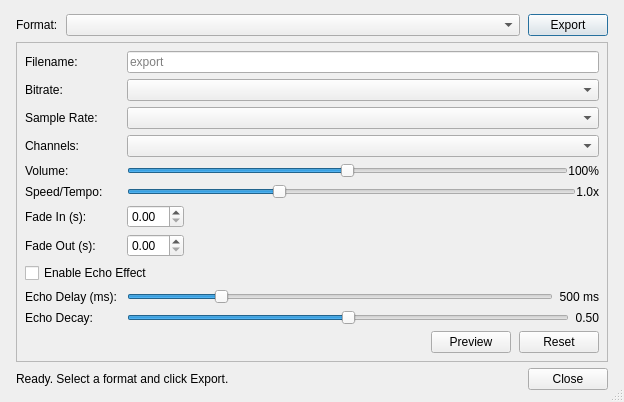
<?xml version="1.0" encoding="UTF-8"?>
<ui version="4.0">
 <class>AudioExportDialog</class>
 <widget class="QDialog" name="AudioExportDialog">
  <property name="geometry">
   <rect>
    <x>0</x>
    <y>0</y>
    <width>624</width>
    <height>92</height>
   </rect>
  </property>
  <property name="windowTitle">
   <string>Export Audio</string>
  </property>
  <property name="sizeGripEnabled">
   <bool>true</bool>
  </property>
  <layout class="QVBoxLayout" name="mainLayout">
   <property name="spacing">
    <number>6</number>
   </property>
   <property name="leftMargin">
    <number>16</number>
   </property>
   <property name="topMargin">
    <number>14</number>
   </property>
   <property name="rightMargin">
    <number>16</number>
   </property>
   <property name="bottomMargin">
    <number>12</number>
   </property>
   <item>
    <layout class="QHBoxLayout" name="quickRow">
     <property name="spacing">
      <number>8</number>
     </property>
     <item>
      <widget class="QLabel" name="fmtLabel">
       <property name="text">
        <string>Format:</string>
       </property>
      </widget>
     </item>
     <item>
      <widget class="QComboBox" name="formatCombo">
       <property name="sizePolicy">
        <sizepolicy hsizetype="Expanding" vsizetype="Fixed">
         <horstretch>0</horstretch>
         <verstretch>0</verstretch>
        </sizepolicy>
       </property>
      </widget>
     </item>
     <item>
      <widget class="QPushButton" name="exportBtn">
       <property name="text">
        <string>Export</string>
       </property>
       <property name="default">
        <bool>true</bool>
       </property>
      </widget>
     </item>
    </layout>
   </item>
   <item>
    <widget class="QFrame" name="advancedGroup">
     <property name="visible">
      <bool>false</bool>
     </property>
     <property name="frameShape">
      <enum>QFrame::Shape::StyledPanel</enum>
     </property>
     <property name="frameShadow">
      <enum>QFrame::Shadow::Sunken</enum>
     </property>
     <layout class="QFormLayout" name="advancedForm">
      <property name="horizontalSpacing">
       <number>10</number>
      </property>
      <property name="verticalSpacing">
       <number>6</number>
      </property>
      <property name="leftMargin">
       <number>8</number>
      </property>
      <property name="topMargin">
       <number>8</number>
      </property>
      <property name="rightMargin">
       <number>8</number>
      </property>
      <property name="bottomMargin">
       <number>8</number>
      </property>
      <item row="0" column="0">
       <widget class="QLabel" name="fnLabel">
        <property name="text">
         <string>Filename:</string>
        </property>
       </widget>
      </item>
      <item row="0" column="1">
       <widget class="QLineEdit" name="filenameEdit">
        <property name="placeholderText">
         <string>export</string>
        </property>
       </widget>
      </item>
      <item row="1" column="0">
       <widget class="QLabel" name="bitrateLabel">
        <property name="text">
         <string>Bitrate:</string>
        </property>
       </widget>
      </item>
      <item row="1" column="1">
       <widget class="QComboBox" name="bitrateCombo"/>
      </item>
      <item row="2" column="0">
       <widget class="QLabel" name="srLabel">
        <property name="text">
         <string>Sample Rate:</string>
        </property>
       </widget>
      </item>
      <item row="2" column="1">
       <widget class="QComboBox" name="sampleRateCombo"/>
      </item>
      <item row="3" column="0">
       <widget class="QLabel" name="chLabel">
        <property name="text">
         <string>Channels:</string>
        </property>
       </widget>
      </item>
      <item row="3" column="1">
       <widget class="QComboBox" name="channelsCombo"/>
      </item>
      <item row="4" column="0">
       <widget class="QLabel" name="volLabel">
        <property name="text">
         <string>Volume:</string>
        </property>
       </widget>
      </item>
      <item row="4" column="1">
       <layout class="QHBoxLayout" name="volRow">
        <item>
         <widget class="QSlider" name="volumeSlider">
          <property name="minimum">
           <number>0</number>
          </property>
          <property name="maximum">
           <number>200</number>
          </property>
          <property name="value">
           <number>100</number>
          </property>
          <property name="orientation">
           <enum>Qt::Orientation::Horizontal</enum>
          </property>
         </widget>
        </item>
        <item>
         <widget class="QLabel" name="volumeValueLabel">
          <property name="text">
           <string>100%</string>
          </property>
          <property name="minimumWidth">
           <number>42</number>
          </property>
          <property name="alignment">
           <set>Qt::AlignmentFlag::AlignRight|Qt::AlignmentFlag::AlignVCenter</set>
          </property>
         </widget>
        </item>
       </layout>
      </item>
      <item row="5" column="0">
       <widget class="QLabel" name="spdLabel">
        <property name="text">
         <string>Speed/Tempo:</string>
        </property>
       </widget>
      </item>
      <item row="5" column="1">
       <layout class="QHBoxLayout" name="spdRow">
        <item>
         <widget class="QSlider" name="speedSlider">
          <property name="minimum">
           <number>50</number>
          </property>
          <property name="maximum">
           <number>200</number>
          </property>
          <property name="value">
           <number>100</number>
          </property>
          <property name="orientation">
           <enum>Qt::Orientation::Horizontal</enum>
          </property>
         </widget>
        </item>
        <item>
         <widget class="QLabel" name="speedValueLabel">
          <property name="text">
           <string>1.0x</string>
          </property>
          <property name="minimumWidth">
           <number>42</number>
          </property>
          <property name="alignment">
           <set>Qt::AlignmentFlag::AlignRight|Qt::AlignmentFlag::AlignVCenter</set>
          </property>
         </widget>
        </item>
       </layout>
      </item>
      <item row="6" column="0">
       <widget class="QLabel" name="fiLabel">
        <property name="text">
         <string>Fade In (s):</string>
        </property>
       </widget>
      </item>
      <item row="6" column="1">
       <layout class="QHBoxLayout" name="fiRow">
        <item>
         <widget class="QDoubleSpinBox" name="fadeInSpinBox">
          <property name="minimum">
           <double>0.0</double>
          </property>
          <property name="maximum">
           <double>10.0</double>
          </property>
          <property name="singleStep">
           <double>0.1</double>
          </property>
         </widget>
        </item>
        <item>
         <spacer name="fiSpacer">
          <property name="orientation">
           <enum>Qt::Orientation::Horizontal</enum>
          </property>
          <property name="sizeHint" stdset="0">
           <size>
            <width>40</width>
            <height>0</height>
           </size>
          </property>
         </spacer>
        </item>
       </layout>
      </item>
      <item row="7" column="0">
       <widget class="QLabel" name="foLabel">
        <property name="text">
         <string>Fade Out (s):</string>
        </property>
       </widget>
      </item>
      <item row="7" column="1">
       <layout class="QHBoxLayout" name="foRow">
        <item>
         <widget class="QDoubleSpinBox" name="fadeOutSpinBox">
          <property name="minimum">
           <double>0.0</double>
          </property>
          <property name="maximum">
           <double>10.0</double>
          </property>
          <property name="singleStep">
           <double>0.1</double>
          </property>
         </widget>
        </item>
        <item>
         <spacer name="foSpacer">
          <property name="orientation">
           <enum>Qt::Orientation::Horizontal</enum>
          </property>
          <property name="sizeHint" stdset="0">
           <size>
            <width>40</width>
            <height>0</height>
           </size>
          </property>
         </spacer>
        </item>
       </layout>
      </item>
      <item row="8" column="0" colspan="2">
       <widget class="QCheckBox" name="echoCheckBox">
        <property name="text">
         <string>Enable Echo Effect</string>
        </property>
       </widget>
      </item>
      <item row="9" column="0">
       <widget class="QLabel" name="echoDelayLabel">
        <property name="visible">
         <bool>false</bool>
        </property>
        <property name="text">
         <string>Echo Delay (ms):</string>
        </property>
       </widget>
      </item>
      <item row="9" column="1">
       <widget class="QWidget" name="echoDelayWidget" native="true">
        <property name="visible">
         <bool>false</bool>
        </property>
        <layout class="QHBoxLayout" name="echoDelayRow">
         <property name="leftMargin">
          <number>0</number>
         </property>
         <property name="topMargin">
          <number>0</number>
         </property>
         <property name="rightMargin">
          <number>0</number>
         </property>
         <property name="bottomMargin">
          <number>0</number>
         </property>
         <item>
          <widget class="QSlider" name="echoDelaySlider">
           <property name="minimum">
            <number>100</number>
           </property>
           <property name="maximum">
            <number>2000</number>
           </property>
           <property name="value">
            <number>500</number>
           </property>
           <property name="orientation">
            <enum>Qt::Orientation::Horizontal</enum>
           </property>
          </widget>
         </item>
         <item>
          <widget class="QLabel" name="echoDelayValueLabel">
           <property name="text">
            <string>500 ms</string>
           </property>
           <property name="minimumWidth">
            <number>52</number>
           </property>
           <property name="alignment">
            <set>Qt::AlignmentFlag::AlignRight|Qt::AlignmentFlag::AlignVCenter</set>
           </property>
          </widget>
         </item>
        </layout>
       </widget>
      </item>
      <item row="10" column="0">
       <widget class="QLabel" name="echoDecayLabel">
        <property name="visible">
         <bool>false</bool>
        </property>
        <property name="text">
         <string>Echo Decay:</string>
        </property>
       </widget>
      </item>
      <item row="10" column="1">
       <widget class="QWidget" name="echoDecayWidget" native="true">
        <property name="visible">
         <bool>false</bool>
        </property>
        <layout class="QHBoxLayout" name="echoDecayRow">
         <property name="leftMargin">
          <number>0</number>
         </property>
         <property name="topMargin">
          <number>0</number>
         </property>
         <property name="rightMargin">
          <number>0</number>
         </property>
         <property name="bottomMargin">
          <number>0</number>
         </property>
         <item>
          <widget class="QSlider" name="echoDecaySlider">
           <property name="minimum">
            <number>10</number>
           </property>
           <property name="maximum">
            <number>90</number>
           </property>
           <property name="value">
            <number>50</number>
           </property>
           <property name="orientation">
            <enum>Qt::Orientation::Horizontal</enum>
           </property>
          </widget>
         </item>
         <item>
          <widget class="QLabel" name="echoDecayValueLabel">
           <property name="text">
            <string>0.50</string>
           </property>
           <property name="minimumWidth">
            <number>42</number>
           </property>
           <property name="alignment">
            <set>Qt::AlignmentFlag::AlignRight|Qt::AlignmentFlag::AlignVCenter</set>
           </property>
          </widget>
         </item>
        </layout>
       </widget>
      </item>
      <item row="11" column="0" colspan="2">
       <layout class="QHBoxLayout" name="advancedActionsRow">
        <property name="spacing">
         <number>8</number>
        </property>
        <item>
         <spacer name="advActionsSpacer">
          <property name="orientation">
           <enum>Qt::Orientation::Horizontal</enum>
          </property>
          <property name="sizeHint" stdset="0">
           <size>
            <width>40</width>
            <height>0</height>
           </size>
          </property>
         </spacer>
        </item>
        <item>
         <widget class="QPushButton" name="previewBtn">
          <property name="text">
           <string>Preview</string>
          </property>
          <property name="toolTip">
           <string>Render with current settings and play back</string>
          </property>
         </widget>
        </item>
        <item>
         <widget class="QPushButton" name="resetBtn">
          <property name="text">
           <string>Reset</string>
          </property>
          <property name="toolTip">
           <string>Reset all settings to defaults</string>
          </property>
         </widget>
        </item>
       </layout>
      </item>
     </layout>
    </widget>
   </item>
   <item>
    <layout class="QHBoxLayout" name="bottomRow">
     <property name="spacing">
      <number>8</number>
     </property>
     <item>
      <widget class="QLabel" name="statusLabel">
       <property name="text">
        <string>Ready. Select a format and click Export.</string>
       </property>
       <property name="wordWrap">
        <bool>true</bool>
       </property>
      </widget>
     </item>
     <item>
      <widget class="QPushButton" name="closeBtn">
       <property name="sizePolicy">
        <sizepolicy hsizetype="Maximum" vsizetype="Fixed">
         <horstretch>0</horstretch>
         <verstretch>0</verstretch>
        </sizepolicy>
       </property>
       <property name="text">
        <string>Close</string>
       </property>
      </widget>
     </item>
    </layout>
   </item>
  </layout>
 </widget>
 <resources/>
 <connections/>
</ui>
